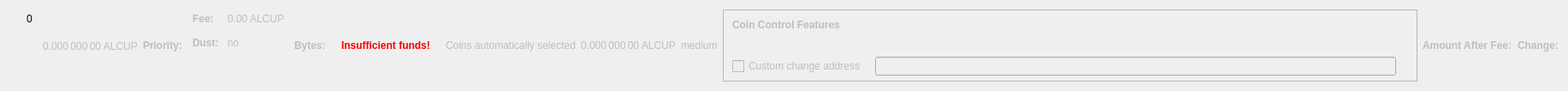
    <widget class="QWidget" name="dummyHideWidget" native="true">
     <property name="maximumSize">
      <size>
       <width>100</width>
       <height>22</height>
      </size>
     </property>
     <layout class="QHBoxLayout" name="dummyHideLayout">
      <item>
       <layout class="QFormLayout" name="formLayoutCoinControl1">
        <property name="horizontalSpacing">
         <number>10</number>
        </property>
        <property name="verticalSpacing">
         <number>14</number>
        </property>
        <property name="leftMargin">
         <number>10</number>
        </property>
        <property name="topMargin">
         <number>4</number>
        </property>
        <property name="rightMargin">
         <number>6</number>
        </property>
        <item row="0" column="1">
         <widget class="QLabel" name="labelCoinControlBytes">
          <property name="cursor">
           <cursorShape>IBeamCursor</cursorShape>
          </property>
          <property name="contextMenuPolicy">
           <enum>Qt::ActionsContextMenu</enum>
          </property>
          <property name="text">
           <string notr="true">0</string>
          </property>
          <property name="textInteractionFlags">
           <set>Qt::LinksAccessibleByMouse|Qt::TextSelectableByKeyboard|Qt::TextSelectableByMouse</set>
          </property>
         </widget>
        </item>
       </layout>
      </item>
      <item>
       <widget class="QLabel" name="labelCoinControlAfterFee">
        <property name="enabled">
         <bool>false</bool>
        </property>
        <property name="sizePolicy">
         <sizepolicy hsizetype="Fixed" vsizetype="Fixed">
          <horstretch>0</horstretch>
          <verstretch>0</verstretch>
         </sizepolicy>
        </property>
        <property name="minimumSize">
         <size>
          <width>111</width>
          <height>12</height>
         </size>
        </property>
        <property name="maximumSize">
         <size>
          <width>111</width>
          <height>12</height>
         </size>
        </property>
        <property name="cursor">
         <cursorShape>IBeamCursor</cursorShape>
        </property>
        <property name="contextMenuPolicy">
         <enum>Qt::ActionsContextMenu</enum>
        </property>
        <property name="text">
         <string notr="true">0.000 000 00 ALCUP</string>
        </property>
        <property name="textInteractionFlags">
         <set>Qt::LinksAccessibleByMouse|Qt::TextSelectableByKeyboard|Qt::TextSelectableByMouse</set>
        </property>
       </widget>
      </item>
      <item>
       <widget class="QLabel" name="labelCoinControlPriorityText">
        <property name="enabled">
         <bool>false</bool>
        </property>
        <property name="font">
         <font>
          <weight>75</weight>
          <bold>true</bold>
         </font>
        </property>
        <property name="text">
         <string>Priority:</string>
        </property>
       </widget>
      </item>
      <item>
       <layout class="QHBoxLayout" name="horizontalLayout"/>
      </item>
      <item>
       <layout class="QFormLayout" name="formLayoutCoinControl3">
        <property name="horizontalSpacing">
         <number>10</number>
        </property>
        <property name="verticalSpacing">
         <number>14</number>
        </property>
        <property name="leftMargin">
         <number>6</number>
        </property>
        <property name="topMargin">
         <number>4</number>
        </property>
        <property name="rightMargin">
         <number>6</number>
        </property>
        <item row="0" column="0">
         <widget class="QLabel" name="labelCoinControlFeeText">
          <property name="enabled">
           <bool>false</bool>
          </property>
          <property name="font">
           <font>
            <weight>75</weight>
            <bold>true</bold>
           </font>
          </property>
          <property name="text">
           <string>Fee:</string>
          </property>
          <property name="margin">
           <number>0</number>
          </property>
         </widget>
        </item>
        <item row="0" column="1">
         <widget class="QLabel" name="labelCoinControlFee">
          <property name="enabled">
           <bool>false</bool>
          </property>
          <property name="cursor">
           <cursorShape>IBeamCursor</cursorShape>
          </property>
          <property name="contextMenuPolicy">
           <enum>Qt::ActionsContextMenu</enum>
          </property>
          <property name="text">
           <string notr="true">0.00 ALCUP</string>
          </property>
          <property name="textInteractionFlags">
           <set>Qt::LinksAccessibleByMouse|Qt::TextSelectableByKeyboard|Qt::TextSelectableByMouse</set>
          </property>
         </widget>
        </item>
        <item row="1" column="0">
         <widget class="QLabel" name="labelCoinControlLowOutputText">
          <property name="enabled">
           <bool>false</bool>
          </property>
          <property name="font">
           <font>
            <weight>75</weight>
            <bold>true</bold>
           </font>
          </property>
          <property name="text">
           <string>Dust:</string>
          </property>
         </widget>
        </item>
        <item row="1" column="1">
         <widget class="QLabel" name="labelCoinControlLowOutput">
          <property name="enabled">
           <bool>false</bool>
          </property>
          <property name="cursor">
           <cursorShape>IBeamCursor</cursorShape>
          </property>
          <property name="contextMenuPolicy">
           <enum>Qt::ActionsContextMenu</enum>
          </property>
          <property name="text">
           <string>no</string>
          </property>
          <property name="textInteractionFlags">
           <set>Qt::LinksAccessibleByMouse|Qt::TextSelectableByKeyboard|Qt::TextSelectableByMouse</set>
          </property>
         </widget>
        </item>
       </layout>
      </item>
      <item>
       <widget class="QLabel" name="labelCoinControlBytesText">
        <property name="enabled">
         <bool>false</bool>
        </property>
        <property name="font">
         <font>
          <weight>75</weight>
          <bold>true</bold>
         </font>
        </property>
        <property name="text">
         <string>Bytes:</string>
        </property>
       </widget>
      </item>
      <item>
       <layout class="QFormLayout" name="formLayoutCoinControl2">
        <property name="horizontalSpacing">
         <number>10</number>
        </property>
        <property name="verticalSpacing">
         <number>14</number>
        </property>
        <property name="leftMargin">
         <number>6</number>
        </property>
        <property name="topMargin">
         <number>4</number>
        </property>
        <property name="rightMargin">
         <number>6</number>
        </property>
       </layout>
      </item>
      <item>
       <layout class="QHBoxLayout" name="horizontalLayoutCoinControl2">
        <property name="spacing">
         <number>8</number>
        </property>
        <property name="bottomMargin">
         <number>10</number>
        </property>
       </layout>
      </item>
      <item>
       <widget class="QLabel" name="labelCoinControlInsuffFunds">
        <property name="enabled">
         <bool>false</bool>
        </property>
        <property name="minimumSize">
         <size>
          <width>0</width>
          <height>0</height>
         </size>
        </property>
        <property name="font">
         <font>
          <weight>75</weight>
          <bold>true</bold>
         </font>
        </property>
        <property name="styleSheet">
         <string notr="true">color:red;font-weight:bold;</string>
        </property>
        <property name="text">
         <string>Insufficient funds!</string>
        </property>
        <property name="margin">
         <number>5</number>
        </property>
       </widget>
      </item>
      <item>
       <layout class="QFormLayout" name="formLayoutCoinControl4">
        <property name="horizontalSpacing">
         <number>10</number>
        </property>
        <property name="verticalSpacing">
         <number>14</number>
        </property>
        <property name="leftMargin">
         <number>6</number>
        </property>
        <property name="topMargin">
         <number>4</number>
        </property>
        <property name="rightMargin">
         <number>6</number>
        </property>
       </layout>
      </item>
      <item>
       <widget class="QLabel" name="labelCoinControlAutomaticallySelected">
        <property name="enabled">
         <bool>false</bool>
        </property>
        <property name="sizePolicy">
         <sizepolicy hsizetype="Fixed" vsizetype="Fixed">
          <horstretch>0</horstretch>
          <verstretch>0</verstretch>
         </sizepolicy>
        </property>
        <property name="minimumSize">
         <size>
          <width>0</width>
          <height>0</height>
         </size>
        </property>
        <property name="maximumSize">
         <size>
          <width>240</width>
          <height>16777215</height>
         </size>
        </property>
        <property name="text">
         <string>Coins automatically selected</string>
        </property>
        <property name="margin">
         <number>5</number>
        </property>
       </widget>
      </item>
      <item>
       <widget class="QLabel" name="labelCoinControlChange">
        <property name="enabled">
         <bool>false</bool>
        </property>
        <property name="sizePolicy">
         <sizepolicy hsizetype="Fixed" vsizetype="Fixed">
          <horstretch>0</horstretch>
          <verstretch>0</verstretch>
         </sizepolicy>
        </property>
        <property name="minimumSize">
         <size>
          <width>111</width>
          <height>0</height>
         </size>
        </property>
        <property name="maximumSize">
         <size>
          <width>111</width>
          <height>16777215</height>
         </size>
        </property>
        <property name="cursor">
         <cursorShape>IBeamCursor</cursorShape>
        </property>
        <property name="contextMenuPolicy">
         <enum>Qt::ActionsContextMenu</enum>
        </property>
        <property name="text">
         <string notr="true">0.000 000 00 ALCUP</string>
        </property>
        <property name="textInteractionFlags">
         <set>Qt::LinksAccessibleByMouse|Qt::TextSelectableByKeyboard|Qt::TextSelectableByMouse</set>
        </property>
       </widget>
      </item>
      <item>
       <widget class="QLabel" name="labelCoinControlPriority">
        <property name="enabled">
         <bool>false</bool>
        </property>
        <property name="cursor">
         <cursorShape>IBeamCursor</cursorShape>
        </property>
        <property name="contextMenuPolicy">
         <enum>Qt::ActionsContextMenu</enum>
        </property>
        <property name="text">
         <string>medium</string>
        </property>
        <property name="textInteractionFlags">
         <set>Qt::LinksAccessibleByMouse|Qt::TextSelectableByKeyboard|Qt::TextSelectableByMouse</set>
        </property>
       </widget>
      </item>
      <item>
       <widget class="QFrame" name="frameCoinControl">
        <property name="sizePolicy">
         <sizepolicy hsizetype="Expanding" vsizetype="Expanding">
          <horstretch>0</horstretch>
          <verstretch>0</verstretch>
         </sizepolicy>
        </property>
        <property name="maximumSize">
         <size>
          <width>16777215</width>
          <height>16777215</height>
         </size>
        </property>
        <property name="frameShape">
         <enum>QFrame::StyledPanel</enum>
        </property>
        <property name="frameShadow">
         <enum>QFrame::Sunken</enum>
        </property>
        <layout class="QVBoxLayout" name="verticalLayoutCoinControl2_2">
         <property name="spacing">
          <number>0</number>
         </property>
         <property name="leftMargin">
          <number>0</number>
         </property>
         <property name="topMargin">
          <number>0</number>
         </property>
         <property name="rightMargin">
          <number>0</number>
         </property>
         <property name="bottomMargin">
          <number>6</number>
         </property>
         <item>
          <layout class="QVBoxLayout" name="verticalLayoutCoinControl" stretch="0,0,0,1">
           <property name="spacing">
            <number>0</number>
           </property>
           <property name="leftMargin">
            <number>10</number>
           </property>
           <property name="topMargin">
            <number>10</number>
           </property>
           <item>
            <layout class="QHBoxLayout" name="horizontalLayoutCoinControl1">
             <property name="bottomMargin">
              <number>15</number>
             </property>
             <item>
              <widget class="QLabel" name="labelCoinControlFeatures">
               <property name="enabled">
                <bool>false</bool>
               </property>
               <property name="sizePolicy">
                <sizepolicy hsizetype="Preferred" vsizetype="Maximum">
                 <horstretch>0</horstretch>
                 <verstretch>0</verstretch>
                </sizepolicy>
               </property>
               <property name="font">
                <font>
                 <weight>75</weight>
                 <bold>true</bold>
                </font>
               </property>
               <property name="styleSheet">
                <string notr="true">font-weight:bold;</string>
               </property>
               <property name="text">
                <string>Coin Control Features</string>
               </property>
              </widget>
             </item>
            </layout>
           </item>
           <item>
            <widget class="QWidget" name="widgetCoinControl" native="true">
             <property name="sizePolicy">
              <sizepolicy hsizetype="Preferred" vsizetype="Preferred">
               <horstretch>0</horstretch>
               <verstretch>0</verstretch>
              </sizepolicy>
             </property>
             <property name="minimumSize">
              <size>
               <width>0</width>
               <height>0</height>
              </size>
             </property>
             <property name="styleSheet">
              <string notr="true"/>
             </property>
             <layout class="QHBoxLayout" name="horizontalLayoutCoinControl5_2">
              <property name="leftMargin">
               <number>0</number>
              </property>
              <property name="topMargin">
               <number>0</number>
              </property>
              <property name="rightMargin">
               <number>0</number>
              </property>
              <property name="bottomMargin">
               <number>0</number>
              </property>
              <item>
               <layout class="QHBoxLayout" name="horizontalLayoutCoinControl3">
                <property name="spacing">
                 <number>20</number>
                </property>
                <property name="topMargin">
                 <number>0</number>
                </property>
                <property name="bottomMargin">
                 <number>10</number>
                </property>
               </layout>
              </item>
             </layout>
            </widget>
           </item>
           <item>
            <layout class="QHBoxLayout" name="horizontalLayoutCoinControl4" stretch="0,0,0">
             <property name="spacing">
              <number>12</number>
             </property>
             <property name="sizeConstraint">
              <enum>QLayout::SetDefaultConstraint</enum>
             </property>
             <property name="topMargin">
              <number>5</number>
             </property>
             <property name="rightMargin">
              <number>5</number>
             </property>
             <item>
              <widget class="QCheckBox" name="checkBoxCoinControlChange">
               <property name="enabled">
                <bool>false</bool>
               </property>
               <property name="toolTip">
                <string>If this is activated, but the change address is empty or invalid, change will be sent to a newly generated address.</string>
               </property>
               <property name="text">
                <string>Custom change address</string>
               </property>
              </widget>
             </item>
             <item>
              <widget class="QValidatedLineEdit" name="lineEditCoinControlChange">
               <property name="enabled">
                <bool>false</bool>
               </property>
               <property name="sizePolicy">
                <sizepolicy hsizetype="Expanding" vsizetype="Fixed">
                 <horstretch>0</horstretch>
                 <verstretch>0</verstretch>
                </sizepolicy>
               </property>
              </widget>
             </item>
             <item>
              <widget class="QLabel" name="labelCoinControlChangeLabel_2">
               <property name="sizePolicy">
                <sizepolicy hsizetype="Preferred" vsizetype="Expanding">
                 <horstretch>0</horstretch>
                 <verstretch>0</verstretch>
                </sizepolicy>
               </property>
               <property name="minimumSize">
                <size>
                 <width>0</width>
                 <height>0</height>
                </size>
               </property>
               <property name="text">
                <string/>
               </property>
               <property name="margin">
                <number>3</number>
               </property>
              </widget>
             </item>
            </layout>
           </item>
           <item>
            <spacer name="verticalSpacerCoinControl">
             <property name="orientation">
              <enum>Qt::Vertical</enum>
             </property>
             <property name="sizeHint" stdset="0">
              <size>
               <width>800</width>
               <height>1</height>
              </size>
             </property>
            </spacer>
           </item>
          </layout>
         </item>
        </layout>
       </widget>
      </item>
      <item>
       <widget class="QLabel" name="labelCoinControlAfterFeeText">
        <property name="enabled">
         <bool>false</bool>
        </property>
        <property name="minimumSize">
         <size>
          <width>0</width>
          <height>0</height>
         </size>
        </property>
        <property name="maximumSize">
         <size>
          <width>16777215</width>
          <height>16777215</height>
         </size>
        </property>
        <property name="font">
         <font>
          <weight>75</weight>
          <bold>true</bold>
         </font>
        </property>
        <property name="text">
         <string>Amount After Fee:</string>
        </property>
        <property name="alignment">
         <set>Qt::AlignLeading|Qt::AlignLeft|Qt::AlignVCenter</set>
        </property>
        <property name="margin">
         <number>0</number>
        </property>
       </widget>
      </item>
      <item>
       <widget class="QLabel" name="labelCoinControlChangeText">
        <property name="enabled">
         <bool>false</bool>
        </property>
        <property name="sizePolicy">
         <sizepolicy hsizetype="Preferred" vsizetype="Preferred">
          <horstretch>0</horstretch>
          <verstretch>0</verstretch>
         </sizepolicy>
        </property>
        <property name="minimumSize">
         <size>
          <width>0</width>
          <height>0</height>
         </size>
        </property>
        <property name="maximumSize">
         <size>
          <width>16777215</width>
          <height>16777215</height>
         </size>
        </property>
        <property name="font">
         <font>
          <weight>75</weight>
          <bold>true</bold>
         </font>
        </property>
        <property name="text">
         <string>Change:</string>
        </property>
        <property name="alignment">
         <set>Qt::AlignLeading|Qt::AlignLeft|Qt::AlignVCenter</set>
        </property>
       </widget>
      </item>
     </layout>
    </widget>
